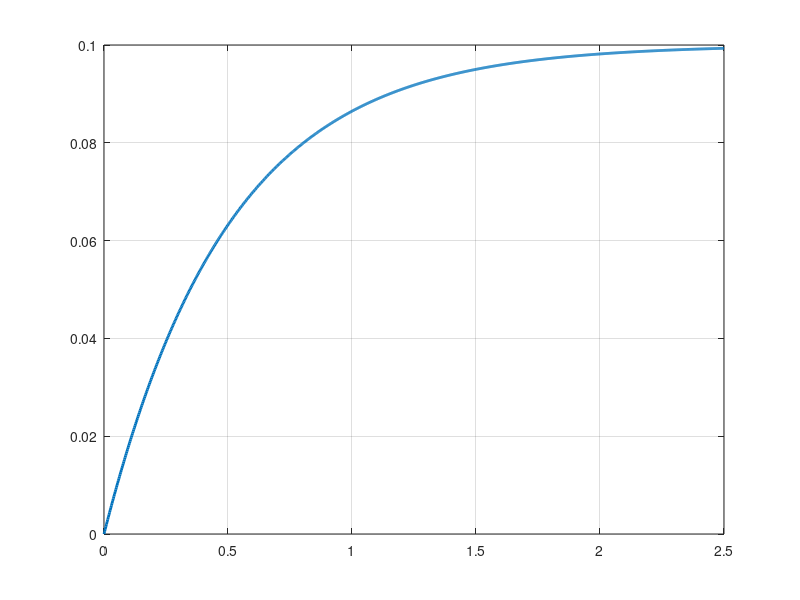

Write MATLAB code to recreate this figure. (Note: this script raises an error after producing the figure.)
%%%%%%%%%%%%%%%%%%%%%%%%%%%%%%%%%%%%%%%%%%%%%%%%%%%%%%%%%%%%%%%%%%%%%%%%%%%

%% Tecnologico de Costa Rica
% Escuela de Ingenieria Electronica
% EL-5409 Laboratorio de Control Automatico
%
% Estudiante: Jose David Luna Herrera
% Carne: 2020114728
%
% Profesor: Ing. Luis C. Rosales
% II Semestre 2026
% Proyecto individual 1
%
% Simulacion de un motor de CD de primer orden

%%%%%%%%%%%%%%%%%%%%%%%%%%%%%%%%%%%%%%%%%%%%%%%%%%%%%%%%%%%%%%%%%%%%%%%%%%%

clear;
clc;
close all;

%% Encabezado del programa

fprintf('=============================================\n');
fprintf('       SIMULACION DE UN MOTOR DE CD\n');
fprintf('          Proyecto Individual 1\n');
fprintf('=============================================\n\n');

%% Entrada de los parametros

% Se solicitan los parametros necesarios para obtener
% la funcion de transferencia del motor.

fprintf('Ingrese los parametros del motor:\n\n');

Kt = input('Kt [N*m/A]: ');
Ra = input('Ra [Ohm]: ');
b  = input('b [N*m*s/rad]: ');
Kb = input('Kb [V*s/rad]: ');
J  = input('J [kg*m^2]: ');

%% Validacion de los parametros

% Se verifica que los valores ingresados sean numeros
% validos y que tengan valores adecuados.

if ~isnumeric(Kt) || ~isscalar(Kt) || ~isfinite(Kt) || Kt <= 0
    error('Kt debe ser un numero positivo.');
end

if ~isnumeric(Ra) || ~isscalar(Ra) || ~isfinite(Ra) || Ra <= 0
    error('Ra debe ser un numero positivo.');
end

if ~isnumeric(b) || ~isscalar(b) || ~isfinite(b) || b < 0
    error('b debe ser un numero mayor o igual que cero.');
end

if ~isnumeric(Kb) || ~isscalar(Kb) || ~isfinite(Kb) || Kb <= 0
    error('Kb debe ser un numero positivo.');
end

if ~isnumeric(J) || ~isscalar(J) || ~isfinite(J) || J <= 0
    error('J debe ser un numero positivo.');
end

%% Calculo de KM y tau

% Ecuaciones utilizadas para el modelo del motor:
%
% KM = Kt/(Ra*b + Kt*Kb)
%
% tau = (J*Ra)/(Ra*b + Kt*Kb)

denominador = Ra*b + Kt*Kb;

KM = Kt / denominador;

tau = (J*Ra) / denominador;

%% Mostrar la funcion de transferencia

fprintf('\n=============================================\n');
fprintf('             RESULTADOS\n');
fprintf('=============================================\n\n');

fprintf('KM  = %.6f\n', KM);
fprintf('tau = %.6f s\n\n', tau);

fprintf('Funcion de transferencia:\n');
fprintf('             %.6f\n', KM);
fprintf('G(s) = -------------------------\n');
fprintf('          %.6f s + 1\n\n', tau);

%% Tiempo de simulacion

% Se utiliza un tiempo de simulacion de cinco
% constantes de tiempo.

t_final = 5*tau;

% Se generan 1000 puntos para obtener una curva suave.

t = linspace(0, t_final, 1000);

%% Respuesta al escalon unitario

% Para un sistema de primer orden:
%
%             KM
% G(s) = -------------
%          tau*s + 1
%
% La respuesta ante un escalon unitario es:
%
% y(t) = KM*(1-exp(-t/tau))

y = KM * (1 - exp(-t/tau));

%% Calculo de las caracteristicas de la respuesta

% Valor final teorico del sistema.

valor_final = KM;

% Respuesta cuando t = tau.

valor_tau = KM * (1 - exp(-1));

% Tiempo correspondiente a cinco constantes de tiempo.

tiempo_5tau = 5*tau;

% Respuesta cuando t = 5*tau.

valor_5tau = KM * (1 - exp(-5));

% Error de estado estacionario para una entrada escalon unitario.

error_estacionario = abs(1 - valor_final);

% Error de estado estacionario expresado como porcentaje.

error_estacionario_porcentaje = error_estacionario * 100;

% Tiempo de asentamiento utilizando el criterio del 2%.

tiempo_asentamiento = -tau * log(0.02);

%% Mostrar las caracteristicas de la respuesta

fprintf('=============================================\n');
fprintf('       CARACTERISTICAS DE LA RESPUESTA\n');
fprintf('=============================================\n\n');

fprintf('Valor final teorico          = %.6f\n', valor_final);

fprintf('Respuesta en t = tau         = %.6f\n', valor_tau);

fprintf('Tiempo t = 5*tau             = %.6f s\n', tiempo_5tau);

fprintf('Respuesta en t = 5*tau       = %.6f\n', valor_5tau);

fprintf('Error de estado estacionario = %.6f\n', error_estacionario);

fprintf('Error de estado estacionario = %.2f %%\n', ...
    error_estacionario_porcentaje);

fprintf('Tiempo de asentamiento 2%%    = %.6f s\n', ...
    tiempo_asentamiento);

%% Grafica de la respuesta

figure;

plot(t, y, 'LineWidth', 2);
hold on;
grid on;

% Valor final esperado.

yline(valor_final, '--', 'Valor final');

% Limites del 2% alrededor del valor final.

yline(valor_final * 1.02, ':', '+2%');

yline(valor_final * 0.98, ':', '-2%');

% Linea correspondiente a una constante de tiempo.

xline(tau, '--', 't = tau');

% Linea correspondiente a cinco constantes de tiempo.

xline(tiempo_5tau, '--', 't = 5tau');

% Linea correspondiente al tiempo de asentamiento.

xline(tiempo_asentamiento, '--', 'ts (2%)');

% Punto correspondiente a t = tau.

plot(tau, valor_tau, 'o', ...
    'MarkerSize', 6, ...
    'LineWidth', 1.5);

% Punto correspondiente a t = 5*tau.

plot(tiempo_5tau, valor_5tau, 'o', ...
    'MarkerSize', 6, ...
    'LineWidth', 1.5);

% Punto correspondiente al valor final.

plot(t(end), valor_final, 'o', ...
    'MarkerSize', 6, ...
    'LineWidth', 1.5);

%% Etiquetas de la grafica

xlabel('Tiempo [s]');
ylabel('Salida');

title('Respuesta al escalon unitario');

legend('Respuesta del sistema', ...
       'Valor final', ...
       '+2%', ...
       '-2%', ...
       't = tau', ...
       't = 5tau', ...
       'Tiempo de asentamiento', ...
       'Respuesta en t = tau', ...
       'Respuesta en t = 5tau', ...
       'Valor final teorico', ...
       'Location', 'southeast');

hold off;
